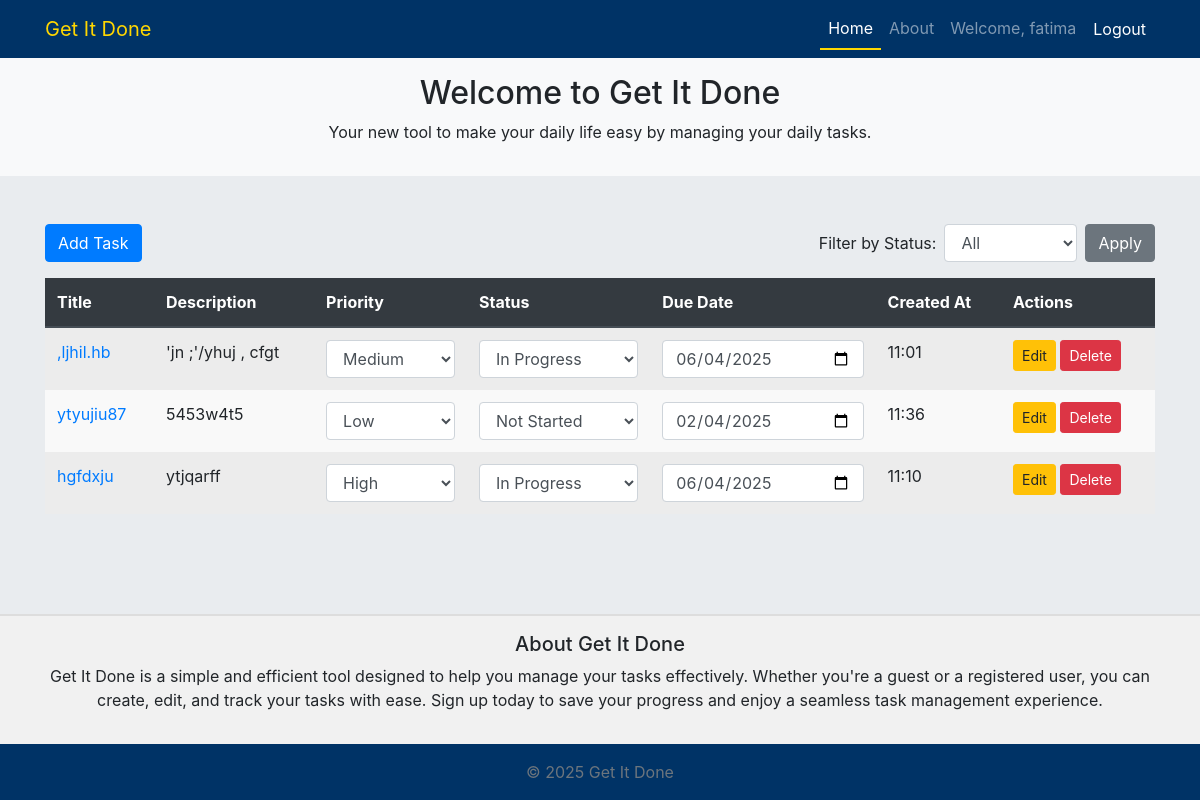
Before: / (signed in) with the older database file.
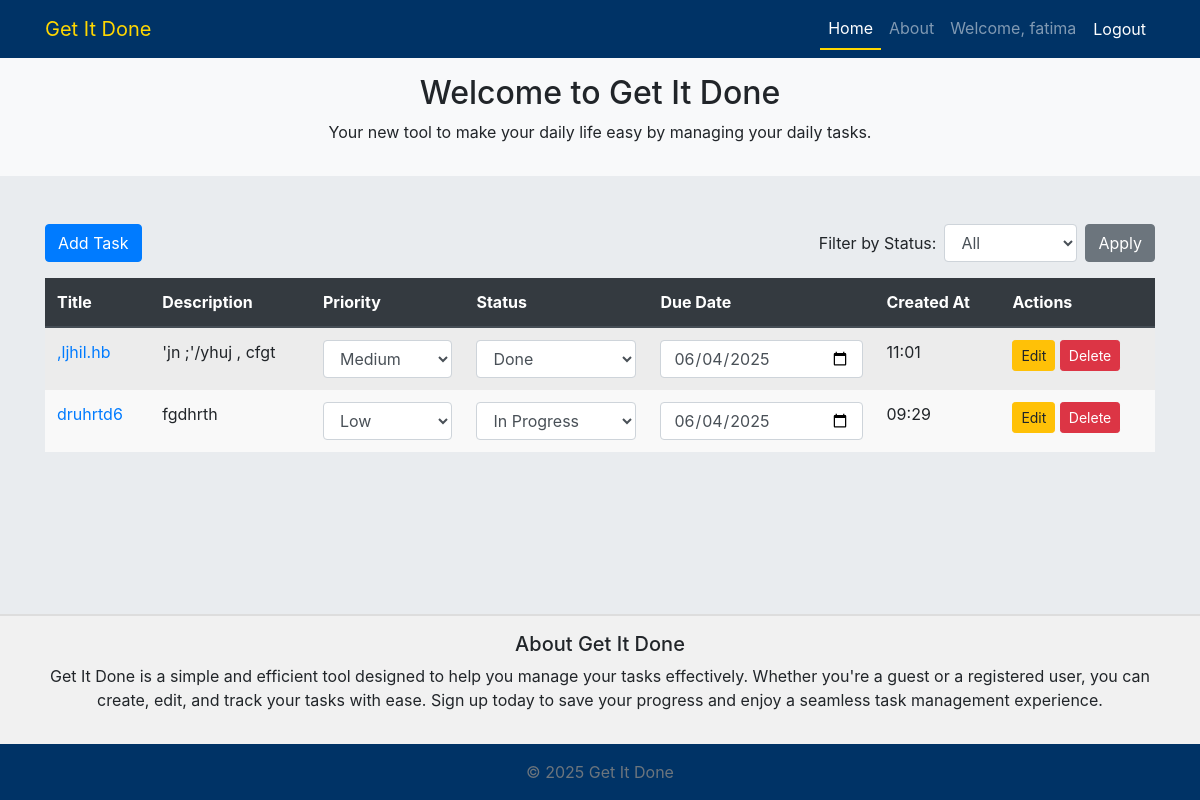
After: the same page with the newer database file.
### tasks/models.py (models this page shows, shortened)
class Task(models.Model):
    PRIORITY_CHOICES = [
        ('low', 'Low'),
        ('medium', 'Medium'),
        ('high', 'High'),
    ]
    STATUS_CHOICES = [
        ('not_started', 'Not Started'),
        ('in_progress', 'In Progress'),
        ('done', 'Done'),
    ]
    title = models.CharField(max_length=255)
    description = models.TextField()
    user = models.ForeignKey(User, on_delete=models.CASCADE, null=True, blank=True)
    priority = models.CharField(max_length=50, choices=PRIORITY_CHOICES)
    status = models.CharField(max_length=50, choices=STATUS_CHOICES)
    due_date = models.DateField()
    created_at = models.DateTimeField(auto_now_add=True)

### tasks/views.py (the view, shortened to what this page needs)
# urls.py: path('', views.home_view, name='home'),
def home_view(request):
    if request.user.is_authenticated:
        priority = request.GET.get('priority')
        status_filter = request.GET.get('status_filter')
        tasks = Task.objects.filter(user=request.user)
        if priority:
            tasks = tasks.filter(priority=priority)
        if status_filter:
            tasks = tasks.filter(status=status_filter)
        tasks = tasks.order_by('-priority', 'status')  # Order by priority in descending order and status
        guest_tasks = []
    return render(request, 'tasks/home.html', {'tasks': tasks, 'guest_tasks': guest_tasks})

### tasks/templates/tasks/home.html (shortened to what this page needs)
{% extends 'tasks/base.html' %}
{% block content %}
<div class="d-flex justify-content-between align-items-center mb-3">
    <a href="{% url 'create_task' %}" class="btn btn-primary">Add Task</a>
    <form method="get" action=".">
        <div class="form-inline">
            <label for="status_filter" class="mr-2">Filter by Status:</label>
            <select name="status_filter" id="status_filter" class="form-control mr-2">
                <option value="">All</option>
            </select>
            <button type="submit" class="btn btn-secondary">Apply</button>
        </div>
    </form>
</div>
<div class="table-responsive">
    <table class="table table-striped table-hover">
        <thead class="thead-dark">
            <tr>
                <th>Title</th>
                <th>Description</th>
                <th>Priority</th>
                <th>Status</th>
                <th>Due Date</th>
                <th>Created At</th>
                <th>Actions</th>
            </tr>
        </thead>
        <tbody>
            {% for task in tasks %}
            <tr class="{% if task.priority == 'high' %}priority-high-row{% elif task.priority == 'medium' %}priority-medium-row{% else %}priority-low-row{% endif %}">
                <td><a href="{% url 'edit_task' task.id %}">{{ task.title }}</a></td>
                <td>{{ task.description }}</td>
                <td>
                    <select class="form-control priority-select" data-task-id="{{ task.id }}" onchange="updatePriority(this)">
                        <option value="low" {% if task.priority == 'low' %}selected{% endif %} style="color: green;">Low</option>
                        <option value="medium" {% if task.priority == 'medium' %}selected{% endif %} style="color: yellow;">Medium</option>
                        <option value="high" {% if task.priority == 'high' %}selected{% endif %} style="color: orange;">High</option>
                    </select>
                </td>
                <td>
                    <form method="post" action="{% url 'update_task' task.id %}" class="update-form">
                        <select name="status" class="form-control" onchange="submitForm(this)">
                            <option value="not_started" {% if task.status == 'not_started' %}selected{% endif %}>Not Started</option>
                            <option value="in_progress" {% if task.status == 'in_progress' %}selected{% endif %}>In Progress</option>
                            <option value="done" {% if task.status == 'done' %}selected{% endif %}>Done</option>
                        </select>
                    </form>
                </td>
                <td>
                    <input type="date" class="form-control due-date-input" data-task-id="{{ task.id }}" value="{{ task.due_date|date:'Y-m-d' }}">
                </td>
                <td>{{ task.created_at|time:"H:i" }}</td>
                <td>
                    <a href="{% url 'edit_task' task.id %}" class="btn btn-sm btn-warning">Edit</a>
                    <a href="{% url 'delete_task' task.id %}" class="btn btn-sm btn-danger delete-button" data-task-id="{{ task.id }}">Delete</a>
                </td>
            </tr>
            {% endfor %}
        </tbody>
    </table>
</div>
{% endblock %}

### tasks/templates/tasks/base.html (shortened to what this page needs)
{% load static %}
<!DOCTYPE html>
<html lang="en">
<head>
    <link href="https://stackpath.bootstrapcdn.com/bootstrap/4.5.2/css/bootstrap.min.css" rel="stylesheet">
    <link rel="stylesheet" href="https://code.jquery.com/ui/1.12.1/themes/base/jquery-ui.css">
    <link rel="stylesheet" href="{% static 'css/styles.css' %}">
</head>
<body class="d-flex flex-column min-vh-100">
    <header>
        <nav class="navbar navbar-expand-lg navbar-dark" style="background-color: #003366;">
            <div class="container">
                <a class="navbar-brand" href="{% url 'home' %}">Get It Done</a>
                <div class="collapse navbar-collapse" id="navbarNav">
                    <ul class="navbar-nav ml-auto">
                        <li class="nav-item">
                            <a class="nav-link {% if request.resolver_match.url_name == 'home' %}active{% endif %}" href="{% url 'home' %}">Home</a>
                        </li>
                        <li class="nav-item">
                            <a class="nav-link" href="#about" id="about-link">About</a>
                        </li>
                        {% if user.is_authenticated %}
                            <li class="nav-item">
                                <a class="nav-link" href="#">Welcome, {{ user.username }}</a>
                            </li>
                            <li class="nav-item">
                                <form method="post" action="{% url 'logout' %}" style="display: inline;">
                                    <button type="submit" class="nav-link btn btn-link text-white">Logout</button>
                                </form>
                            </li>
                        {% endif %}
                    </ul>
                </div>
            </div>
        </nav>
    </header>
    <section id="hero" class="container-fluid bg-light py-3 d-flex align-items-center justify-content-center" style="background-color: #f1f1f1;">
        <div class="container text-center">
            <h2>Welcome to Get It Done</h2>
            <p>Your new tool to make your daily life easy by managing your daily tasks.</p>
        </div>
    </section>
    <main class="container flex-grow-1 my-5">
        {% block content %}{% endblock %}
    </main>
    <section id="about" class="about-section mt-3 py-3 text-center" style="background-color: #f1f1f1; border-top: 2px solid #ddd;">
        <div class="container">
            <h5>About Get It Done</h5>
            <p>Get It Done is a simple and efficient tool designed to help you manage your tasks effectively. Whether you're a guest or a registered user, you can create, edit, and track your tasks with ease. Sign up today to save your progress and enjoy a seamless task management experience.</p>
        </div>
    </section>
    <footer class="footer mt-auto py-3 text-center" style="background-color: #003366;">
        <div class="container">
            <span class="text-muted">&copy; 2025 Get It Done</span>
        </div>
    </footer>
</body>
</html>

### tasks/static/css/styles.css (style rules this page uses)
.table { background-color: #f9f9f9; border-collapse: collapse; width: 100%; }
.thead-dark { background-color: #e0e0e0; color: #333333; }
.table-striped tbody tr { background-color: #f9f9f9; }
.priority-low-row { background-color: #f9f9f9; }
.priority-medium-row { background-color: #f9f9f9; }
.table td, .table th { border: none; }
body { background-color: #e9ecef; }
.nav-link { color: #ffd700; }
.nav-link.active { border-bottom: 2px solid #ffd700; color: #ffd700; }
.navbar-brand { color: #ffd700 !important; }

Changed rows visible on the page:
removed Task: title "ytyujiu87", description "5453w4t5", priority+id "Low", status "Not Started", due_date "02/04/2025", created_at "11:36"
removed Task: title "hgfdxju", description "ytjqarff", priority+id "High", status "In Progress", due_date "06/04/2025", created_at "11:10"
changed Task ",ljhil.hb": status "In Progress" → "Done"
added Task: title "druhrtd6", description "fgdhrth", priority+id "Low", status "In Progress", due_date "06/04/2025", created_at "09:29"
